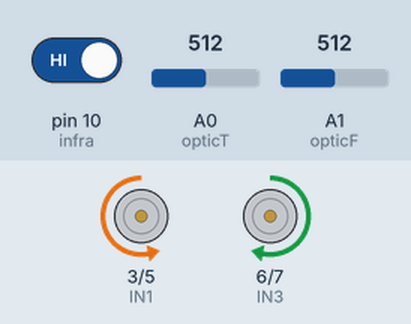
Recording of a sketch running on a simulated Arduino Uno, built with avr-gcc and run on an emulated ATmega328P. Shown: motor-driver pin pairs drawn as motors (green arrow = first pin HIGH = forward, orange = second pin HIGH = backward, longer = more drive). Inputs (shaded band) come from the test bench; at power-on: A0 (opticT) = 512, pin 10 (infra) HIGH, A1 (opticF) = 512. What the sketch prints to the serial monitor is not drawn.

Above: at 5.2 s.
5.3 s: A0 (opticT) set to 483
At 5.62 s:
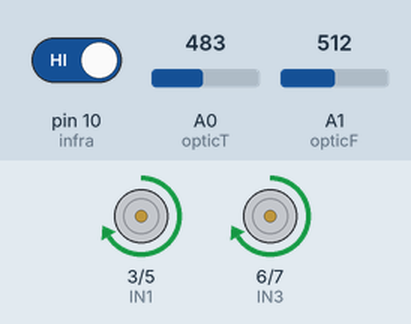
8.3 s: A0 (opticT) set to 511
At 9.5 s:
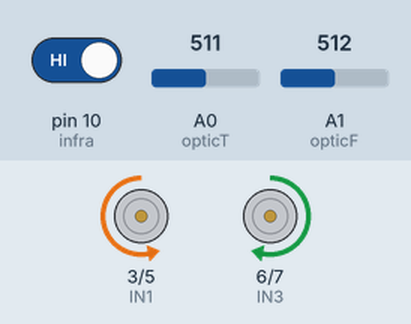
9.9 s: pin 10 (infra) driven LOW
At 11.1 s:
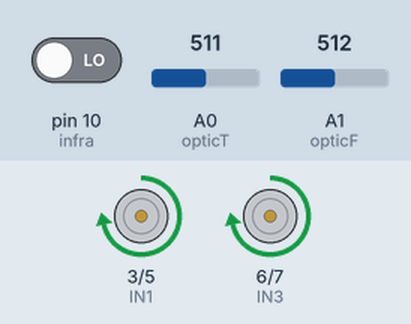
11.4 s: A1 (opticF) set to 482
At 12.0 s:
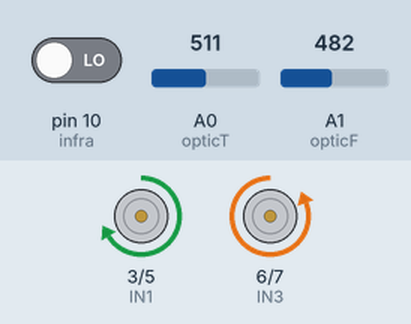
14.4 s: A1 (opticF) set to 511
At 15.8 s:
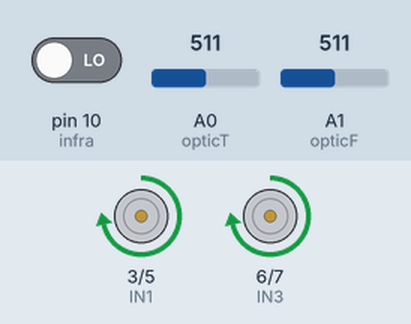
16.1 s: A1 (opticF) set to 306
At 16.7 s:
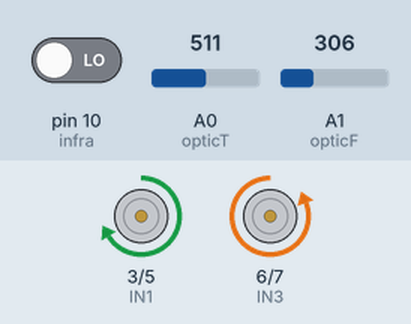
Timing chart, 0 to 20.1 s (numbered marks = the images above; inputs shaded):
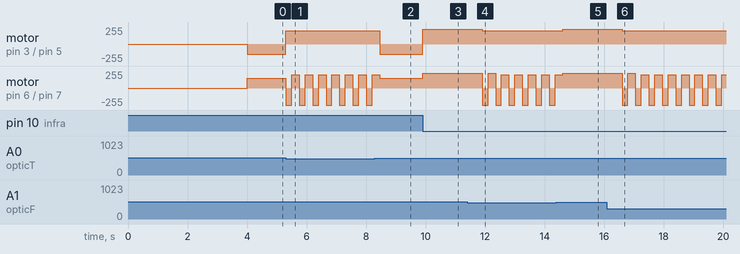

The sketch:

kirito.ino
```cpp
#define opticT A0 //resistor de 10k e um d 300
#define opticF A1 //resistor de 10k e um d 300
#define IN1 3  //tras esquerda
#define IN2 5  //frente esquerda
#define IN3 6   //tras direira
#define IN4 7   //frente direita
#define infra 10

int estinfra = 0;
int leitura0, leitura1, stdLeitura0, stdLeitura1;

//----------------------------------------------------------
void frente(int velocidade) {
  analogWrite(IN3, 0);
  analogWrite(IN4, velocidade);
  analogWrite(IN1, 0);
  analogWrite(IN2, velocidade);

}
//----------------------------------------------------------
void tras(int velocidade) {
  analogWrite(IN3, velocidade);
  analogWrite(IN4, 0);
  analogWrite(IN1, velocidade);
  analogWrite(IN2, 0);
}
//----------------------------------------------------------
void esquerda(int velocidade) {
  analogWrite(IN1, 0);
  analogWrite(IN2, velocidade);
  analogWrite(IN3, velocidade);
  analogWrite(IN4, 0);
}
//----------------------------------------------------------
void parar() {       //ou tudo low
  digitalWrite(IN1, 0);
  digitalWrite(IN2, 0);
  digitalWrite(IN3, 0);
  digitalWrite(IN4, 0);
}

//----------------------------------------------------------
void direita(int velocidade) {
  analogWrite(IN1, velocidade);
  analogWrite(IN2, 0);
  analogWrite(IN3, 0);
  analogWrite(IN4, velocidade);
}
//-----------------------------------------------------------
void linhaF(){
  direita(200);
  delay(200);
  tras(200);
  delay(250);
}
//-----------------------------------------------------------
void linhaT(){
  tras(200);
  delay(200);
}
//-----------------------------------------------------------
void lerSensores(){
  estinfra = digitalRead(infra);
  leitura1 = analogRead(opticF);//A0
  leitura0 = analogRead(opticT);//A1
}
//-----------------------------------------------------------
void setup() {
  Serial.begin(9600);
  Serial.println("Espere 4 segundos");
  delay(4000);
  Serial.println("Começamos");

  pinMode(opticF, INPUT);
  pinMode(opticT, INPUT);

  pinMode(IN1, OUTPUT);
  pinMode(IN2, OUTPUT);
  pinMode(IN3, OUTPUT);
  pinMode(IN4, OUTPUT);

  pinMode(infra, INPUT);

  lerSensores();

  stdLeitura0 = leitura0;
  stdLeitura1 = leitura1;
  Serial.print("padrao 0: ");
  Serial.println(stdLeitura0);
  Serial.print("padrao 1: ");
  Serial.println(stdLeitura1);
}
//-----------------------------------------------------------
void loop() {
  lerSensores();

  /*Serial.print("tras: ");
  Serial.println(leitura0);
  delay(1100);
  Serial.print("frente: ");
   Serial.println(leitura1);
  delay(1100);*/

  if(leitura0 < stdLeitura0 - 13){
    linhaF();
  }else if(leitura1 < stdLeitura1 - 13){
    linhaF();
  }else if(estinfra == 0){
    tras(220);
    delay(1000);
  }else{
    esquerda(150);
    delay(10);
  }
  //sensor infravermelho
  /*if(leitura0 < stdLeitura0 - 13){
      parar();
      delay(2000);
      //linhaT(); //T
    }
    if(leitura1 < stdLeitura1 - 20){
      parar();
      delay(2000);
      //linhaF(); //F
    }

  while (estinfra == 0){
    tras(200);
    delay(10);
  }

    if(leitura0 < stdLeitura0 - 13){

      parar();
      delay(2000);//linhaT(); //T
    }
    if(leitura1 < stdLeitura1 - 20){
      parar();
      delay(2000);//linhaF(); //F
    }

  esquerda(150);
  delay(10);
  */
  //teste optico
  /*lerSensores();
  Serial.println("frente: ");
  Serial.println(leitura1);
  delay(1000);
  Serial.println("tras: ");
  Serial.println(leitura0);
  delay(1000);*/

  //teste de motores
  /*Serial.println("frente");
  frente(125);
  delay(2000);*/
  /*Serial.println("parar");
  parar();
  delay(2000);*/
  /*Serial.println("tras");
  tras(200);
  delay(2000);*/
  /*Serial.println("esquerda");
  esquerda(200);
  delay(2000);*/
  /*Serial.println("direita");
  direita(200);
  delay(2000);*/

  //teste de sensor infravermelho
  /*lerSensores();
  Serial.print("Sensor: ");
  Serial.println(estinfra);*/
}
```

Measured:
- the behaviour switches between 499 and 498 on A0 (opticT) (found by bisection; images 0 and 1)
- the behaviour switches between 499 and 498 on A1 (opticF) (found by bisection; images 3 and 4)
- after the input at 5.3 s, motor on pin 3 (IN1) / pin 5 (IN2): backward 150/255 → forward 200/255 at once; motor on pin 6 (IN3) / pin 7 (IN4): alternates backward 255/255 for 0.20 s and forward 200/255 for 0.25 s, starting at once
- after the input at 8.3 s, motor on pin 3 (IN1) / pin 5 (IN2): forward 200/255 → backward 150/255 after 0.16 s
- after the input at 9.9 s, motor on pin 3 (IN1) / pin 5 (IN2): backward 150/255 → forward 220/255 at once; motor on pin 6 (IN3) / pin 7 (IN4): forward 150/255 → forward 220/255 at once
- after the input at 11.4 s, motor on pin 3 (IN1) / pin 5 (IN2): forward 220/255 → forward 200/255 after 0.50 s; motor on pin 6 (IN3) / pin 7 (IN4): forward 220/255 → backward 255/255 after 0.50 s, → forward 220/255 0.20 s later, → backward 255/255 0.25 s later, → forward 200/255 0.20 s later, … (12 changes in this stretch)
- after the input at 14.4 s, motor on pin 3 (IN1) / pin 5 (IN2): forward 200/255 → forward 220/255 after 0.21 s
- after the input at 16.1 s, motor on pin 3 (IN1) / pin 5 (IN2): forward 220/255 → forward 200/255 after 0.51 s; motor on pin 6 (IN3) / pin 7 (IN4): forward 220/255 → backward 255/255 after 0.51 s, → forward 220/255 0.20 s later, → backward 255/255 0.25 s later, → forward 200/255 0.20 s later, … (16 changes in this stretch)
